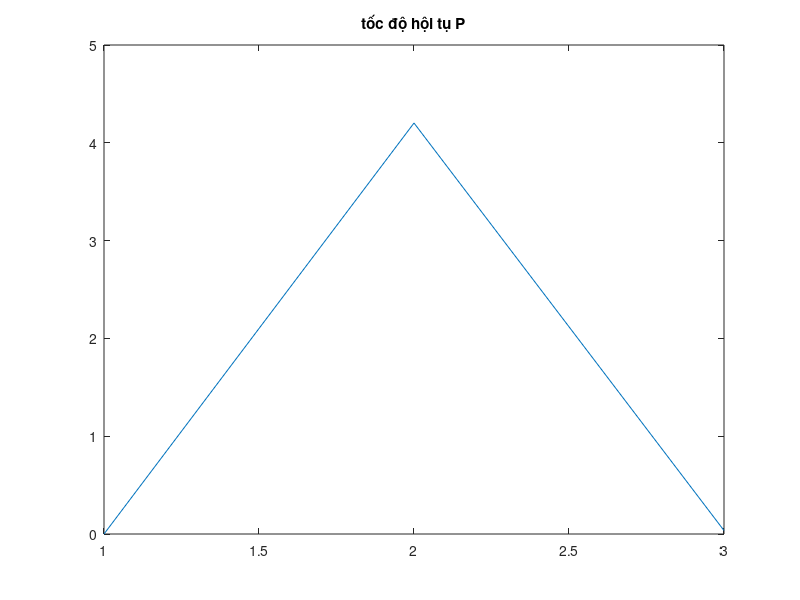
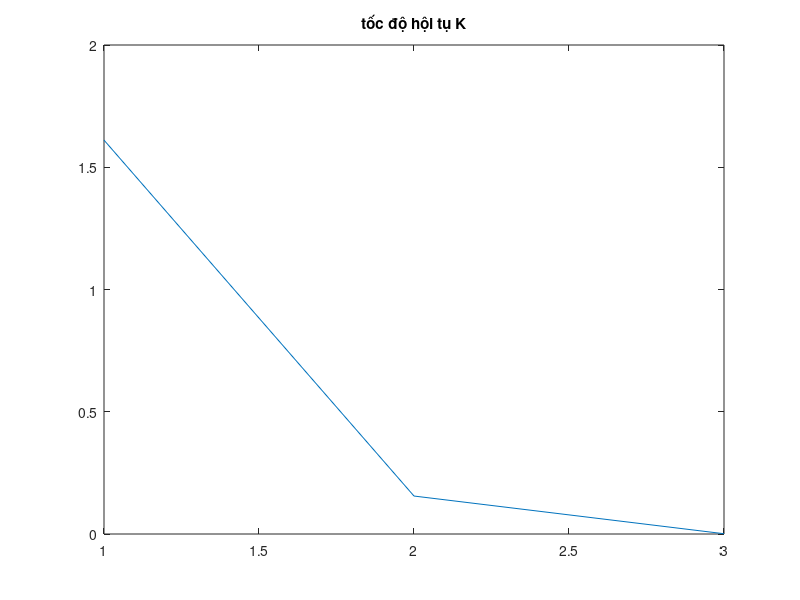
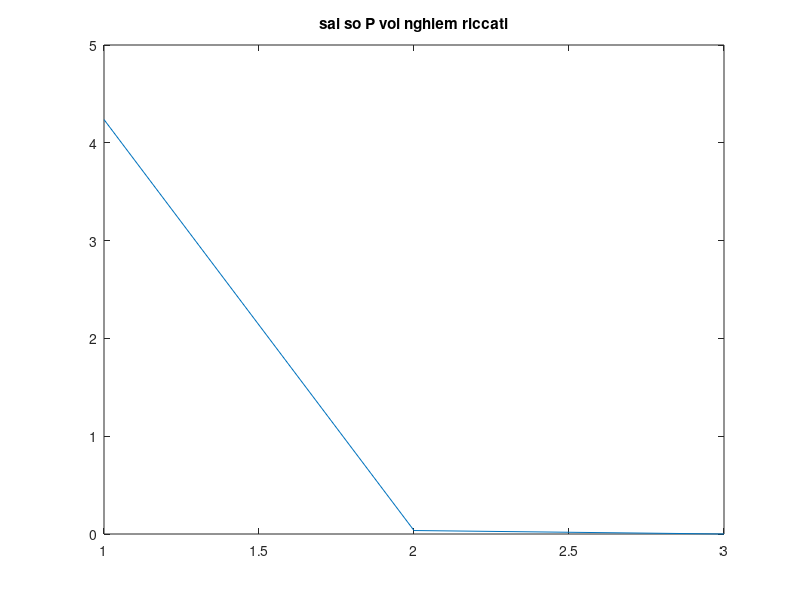
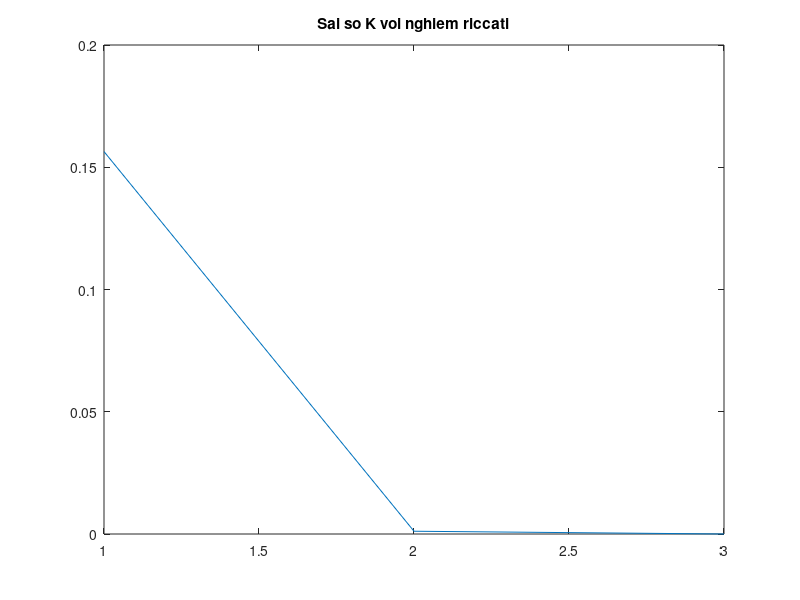

Write MATLAB code to recreate these figures, in order.
A = [0 1;
     -0.2 -0.9];

B = [0;
     0.1];

Q = [10 0;
     0 1];

R = 1;
K = [0 0];
P_err=[];
K_err=[];
saisoP=[];
saisoK=[];
for j=1:50
    
    D= A-B*K;
    P= dlyap(D',Q+K'*R*K);
    if j>1
        P_err(j)= norm(P-P_old);
    end

    K_new= (R+B'*P*B) \ B'*(P*A);
    K_err(j)= norm(K_new-K);
    if norm(K_new-K)<1e-4
        break;
    end
    P_old=P;
    K=K_new;
    
    [P_opt,~,K_opt] = dare(A,B,Q,R);
    saisoP(j)=norm(P-P_opt);
    saisoK(j)=norm(K-K_opt);
    figure(1);
    clf;
    plot(P_err);
    title('tốc độ hội tụ P');
    drawnow;

    figure(2);
    clf;
    plot(K_err);
    title('tốc độ hội tụ K');
    drawnow;



    figure(3);
    clf;
    plot(saisoP);
    title('sai so P voi nghiem riccati');
    drawnow;

    figure(4);
    clf;
    plot(saisoK);
    title('Sai so K voi nghiem riccati');
    drawnow;




end    
